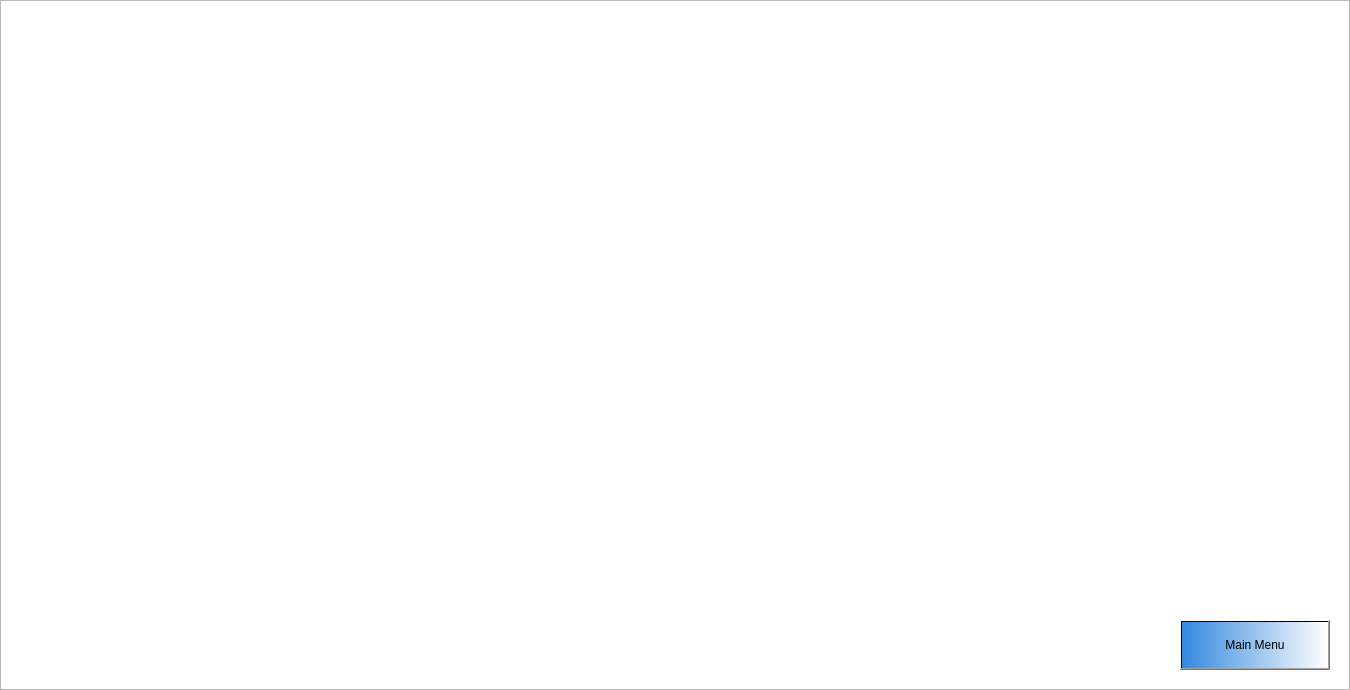
<?xml version="1.0" encoding="UTF-8"?>
<ui version="4.0">
 <class>PracticeMode</class>
 <widget class="QDialog" name="PracticeMode">
  <property name="geometry">
   <rect>
    <x>0</x>
    <y>0</y>
    <width>1350</width>
    <height>690</height>
   </rect>
  </property>
  <property name="windowTitle">
   <string>Dialog</string>
  </property>
  <widget class="QGraphicsView" name="graphicsView">
   <property name="geometry">
    <rect>
     <x>0</x>
     <y>0</y>
     <width>1350</width>
     <height>690</height>
    </rect>
   </property>
   <property name="styleSheet">
    <string notr="true">border-image: url(:/new/prefix1/Quad_bike_desktop-wallpaper_4.jpg);</string>
   </property>
  </widget>
  <widget class="QPushButton" name="pushButton">
   <property name="geometry">
    <rect>
     <x>1180</x>
     <y>620</y>
     <width>150</width>
     <height>50</height>
    </rect>
   </property>
   <property name="styleSheet">
    <string notr="true">font: 75 16pt &quot;Comic Sans MS&quot;;
background-color: qlineargradient(spread:pad, x1:0, y1:0, x2:1, y2:0, stop:0 rgba(52, 137, 223, 255), stop:1 rgba(255, 255, 255, 255));</string>
   </property>
   <property name="text">
    <string>Main Menu</string>
   </property>
  </widget>
 </widget>
 <resources/>
 <connections/>
</ui>
